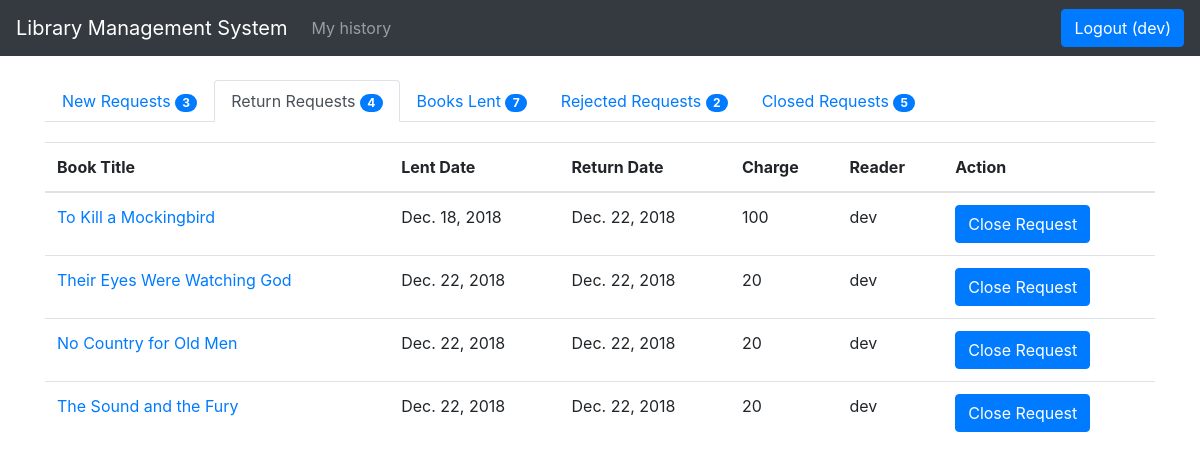
The page /library/books/manage_requests_return (signed in) on the database as committed earlier.
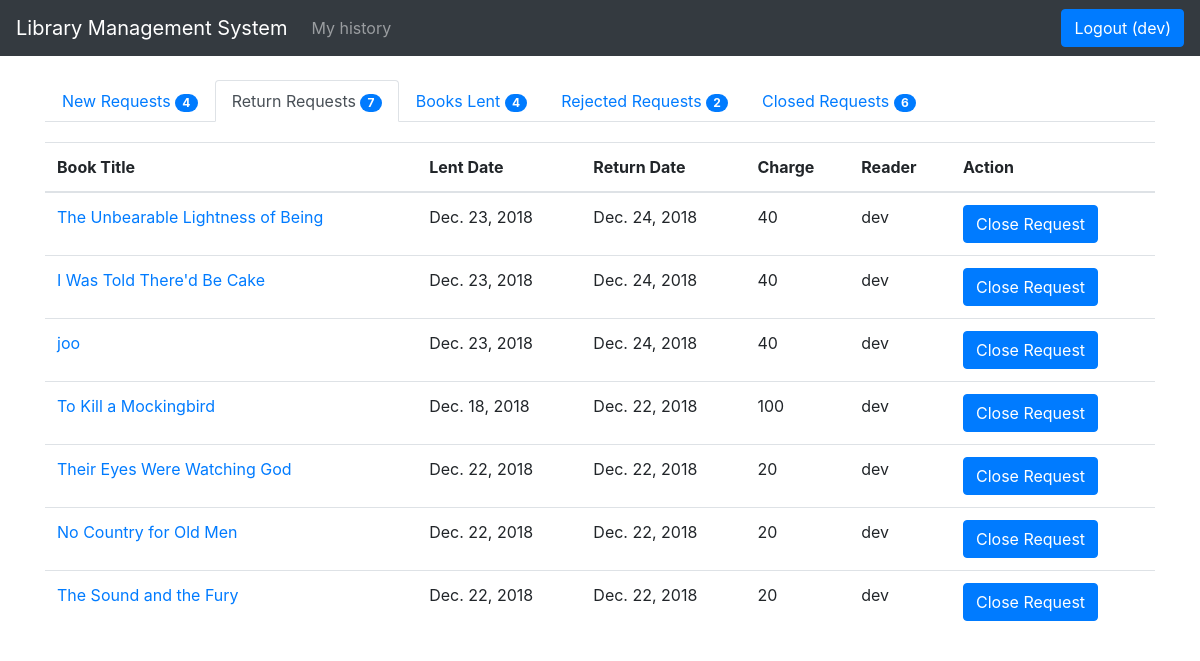
The same page on the database as committed later.
### library/models.py (models this page shows, shortened)
class BookLendDetail(models.Model):
    book_status = (('p', 'pending'), ('l', 'lent'), ('r', 'returned'), ('c', 'closed'), ('n', 'rejected'))
    book = models.ForeignKey(Book, on_delete=models.SET_NULL, null=True)
    reader = models.ForeignKey(User, on_delete=models.SET_NULL, null=True, blank=True)
    request_date = models.DateField(null=True, blank=True)
    lent_date = models.DateField(null=True, blank=True)
    return_date = models.DateField(null=True, blank=True)
    close_date = models.DateField(null=True, blank=True)
    charge = models.IntegerField()
    status = models.CharField(max_length=1, choices = book_status, blank = True, default = 'p')

class Book(models.Model):
    numeric = RegexValidator(r'^[0-9]*$', 'Only  numeric characters are allowed.')
    book_status = (('a', 'available'), ('l', 'lent'))
    title = models.CharField(max_length=250)
    isbn = models.CharField('ISBN', max_length=13, help_text='13 Character ISBN number', validators=[numeric])
    description = models.TextField(max_length=500)
    price = models.IntegerField()
    total_quantity = models.IntegerField()
    quantity = models.IntegerField(default=1)
    status = models.CharField(max_length=1, choices = book_status, blank = True, default = 'a')
    author = models.ManyToManyField(Author)
    category = models.ManyToManyField(Category)
    def get_absolute_url(self):
        return reverse('book_detail', args=[str(self.id)])
    def display_category(self):
        return ', '.join(category.name for category in self.category.all()[:3])
    display_category.short_description = "Category"
    def display_author(self):
        return ', '.join(author.firstname for author in self.author.all()[:3])
    display_author.short_description = "Author"

### library/views.py (the view)
# urls.py: path('books/manage_requests_return', views.manage_requests_return, name='manage_requests_return'),
@login_required
def manage_requests_return(request):
    return_request_data = BookLendDetail.objects.filter(status = 'r').order_by("-return_date")
    context = manage_requests_count()
    paginator = Paginator(return_request_data, 10)
    page = request.GET.get('page')
    try:
        return_request_data = paginator.page(page)
    except PageNotAnInteger:
        return_request_data = paginator.page(1)
    except EmptyPage:
        return_request_data = paginator.page(paginator.num_pages)
    return render(request, 'manage_requests_return.html', {'return_request' : return_request_data, 'context': context})

### library/views.py (called while the page is built)
def manage_requests_count():
    p = BookLendDetail.objects.filter(status = 'p').order_by("-request_date")
    r = BookLendDetail.objects.filter(status = 'r').order_by("-return_date")
    l = BookLendDetail.objects.filter(status = 'l').order_by("-lent_date")
    c = BookLendDetail.objects.filter(status = 'c').order_by("-close_date")
    n = BookLendDetail.objects.filter(status = 'n').order_by("-close_date")
    context = {
        'p' : p.count,
        'r' : r.count,
        'l' : l.count,
        'c' : c.count,
        'n' : n.count
    }
    return context

### library/templates/manage_requests_return.html (shortened to what this page needs)
{% extends "base.html" %} {% block content %}
<ul class="nav nav-tabs">
  <li class="nav-item">
    <a class="nav-link" href="{% url 'manage_requests' %}">New Requests <span id="lcount" class="badge badge-primary badge-pill">{{ context.p  }}</span></a>
  </li>
  <li class="nav-item">
    <a class="nav-link active" href="{% url 'manage_requests_return' %}">Return Requests <span id="rcount" class="badge badge-primary badge-pill">{{ context.r }}</span></a>
  </li>
  <li class="nav-item">
    <a class="nav-link" href="{% url 'manage_requests_lent' %}">Books Lent <span id="" class="badge badge-primary badge-pill">{{ context.l }}</span></a>
  </li>
  <li class="nav-item">
    <a class="nav-link" href="{% url 'manage_requests_rejected' %}">Rejected Requests <span id="" class="badge badge-primary badge-pill">{{ context.n }}</span></a>
  </li>
  <li class="nav-item">
      <a class="nav-link" href="{% url 'manage_requests_close' %}">Closed Requests <span id="" class="badge badge-primary badge-pill">{{ context.c }}</span></a>
  </li>
</ul>
<table class="table req-table">
  <thead>
    {% if context.r > 0 %}
    <tr class="t_body2">
      <th scope="col">Book Title</th>
      <th scope="col">Lent Date</th>
      <th scope="col">Return Date</th>
      <th scope="col">Charge</th>
      <th scope="col">Reader</th>
      <th scope="col">Action</th>
    </tr>
    {% endif %}
  </thead>
  <tbody class="t_body2">
    {% for req in return_request %}
    <tr id="{{ req.id }}">
      <td>
        <a href="{{ req.book.get_absolute_url  }}">{{ req.book.title }}</a>
      </td>
      <td>{{ req.lent_date }}</td>
      <td>{{ req.return_date }}</td>
      <td>{{ req.charge }}</td>
      <td>{{ req.reader.username }}</td>
      <td>
        <button type="button" name="" class="btn btn-primary" value="{{req.id}}" onclick="close_request(this);">Close Request</button>
      </td>
    </tr>
    {% endfor %}
  </tbody>
</table>
{% endblock %}

Rows that differ between the two databases and show on the page:
now on this page (row edited): BookLendDetail: book "The Unbearable Lightness of Being", lent_date "Dec. 23, 2018", return_date "Dec. 24, 2018", charge "40", reader.username "dev", {{ req.id }} 99 (drawn)
now on this page (row edited): BookLendDetail: book "I Was Told There'd Be Cake", lent_date "Dec. 23, 2018", return_date "Dec. 24, 2018", charge "40", reader.username "dev", {{ req.id }} 112 (drawn)
now on this page (row edited): BookLendDetail: book "joo", lent_date "Dec. 23, 2018", return_date "Dec. 24, 2018", charge "40", reader.username "dev", {{ req.id }} 113 (drawn)
Other text that changed with them:
{{ context.p }}: "3" → "4"
{{ context.r }}: "4" → "7"
{{ context.l }}: "7" → "4"
{{ context.c }}: "5" → "6"
